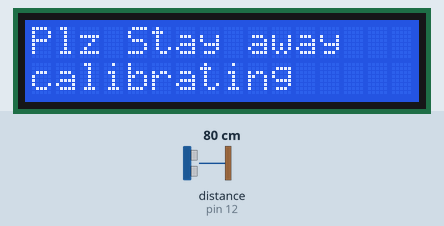
This sketch was run on a simulated Arduino Uno, built with avr-gcc and run on an emulated ATmega328P. On the bench: 16×2 character LCD. Wiring (inferred from the names in the program): ultrasonic range finder: trigger pin 11; echo pin 12. The inputs (shaded band) are chosen by the test bench; at power-on: distance to the obstacle (sensor on pin 12) 80 cm. The echo pulse lasts 58.3 µs per cm.

Above: at 2.0 s.
2.1 s: distance to the obstacle (sensor on pin 12) set to 250 cm
At 5.2 s:
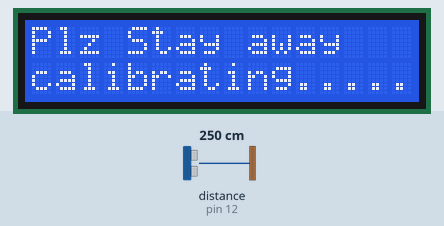
5.4 s: distance to the obstacle (sensor on pin 12) set to 2 cm
At 6.3 s:
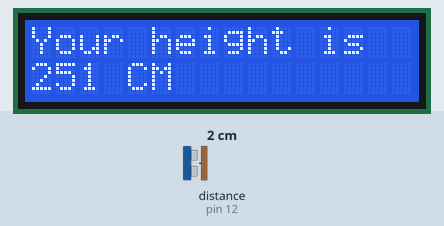
8.7 s: distance to the obstacle (sensor on pin 12) set to 9 cm
At 9.6 s:
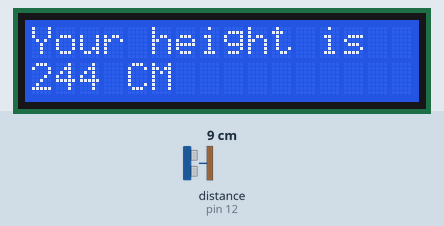
12.0 s: distance to the obstacle (sensor on pin 12) set to 299 cm
Timing chart, 0 to 15.0 s (numbered marks = the images above; inputs shaded):
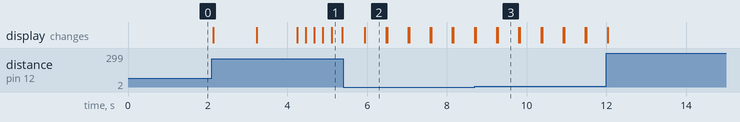

The sketch:

Height_measuring_Arduino.ino
```cpp
// (licence header left out)
#include <LiquidCrystal_I2C.h>
LiquidCrystal_I2C lcd(0x3F, 2, 1, 0, 4, 5, 6, 7, 3, POSITIVE);  // use lcd address 0x27 in the place of 0x3F ,if LCD not workd
const int trigPin = 11;
const int echoPin = 12;
long duration;
int distance;
int tol=5;
int h=0;
int avgDist=0;
int avcount=0;
int Height=0;
int Sensor_h=175; //install sensor more on height than 175cm
int MinHeight=100;  //miniumum height of person for better result ,you can change it upto 30
void setup()
{    pinMode(11, OUTPUT);
     pinMode(12, INPUT);
     lcd.begin(16, 2);
     lcd.print("Plz Stay away");
     lcd.setCursor(0, 1);
     lcd.print("calibrating");
     delay(1000);
    for(int i=0;i<5;i++)
    {
      h=distCal();
      if(h>=Sensor_h)
       { lcd.print(".");
         avgDist=avgDist+h;
         avcount++;}
         delay(200);
       }
      h=avgDist/avcount;
      if(h>=Sensor_h)
        {lcd.setCursor(0, 1);
         lcd.print("DONE CALIBRATION");
         lcd.setCursor(0, 0);
         lcd.print("Max Distance: ");lcd.print(h);lcd.print("cm");
        }
    else{
         lcd.setCursor(0, 0);
         lcd.print("ERROR !!!!!!!!!");
         lcd.setCursor(0, 1);
         lcd.print("CALIBRATE AGAIN");
         delay(1000);
         setup();
         }
         }

void loop()
  {
    lcd.clear();
    lcd.setCursor(0, 0);
    lcd.print("Plz Stand below");
    lcd.setCursor(0, 1);
    lcd.print("Sensor Max="); lcd.print(h);
    Height=h-(distCal())+tol;

    if(Height>=MinHeight)
       {
         lcd.clear();
         lcd.setCursor(0, 0);
         lcd.print("Your height is");
         lcd.setCursor(0, 1);
         lcd.print(Height);lcd.print(" CM");

       }

     delay(500);
  }

  int distCal()
  {
    digitalWrite(trigPin, LOW);
delayMicroseconds(7);
digitalWrite(trigPin, HIGH);
delayMicroseconds(10);
digitalWrite(trigPin, LOW);
duration = pulseIn(echoPin, HIGH);
distance= duration*0.034/2;

return distance;}
```

Measured:
- after the input at 2.1 s, the display: first differs from a run without the input after 2.1 s (image 1 shows a later state)
- after the input at 5.4 s, the display: changes after 0.54 s (image 2)
- what the display in image 2 shows lasts 0.6 s, from 5.9 s to 6.5 s
